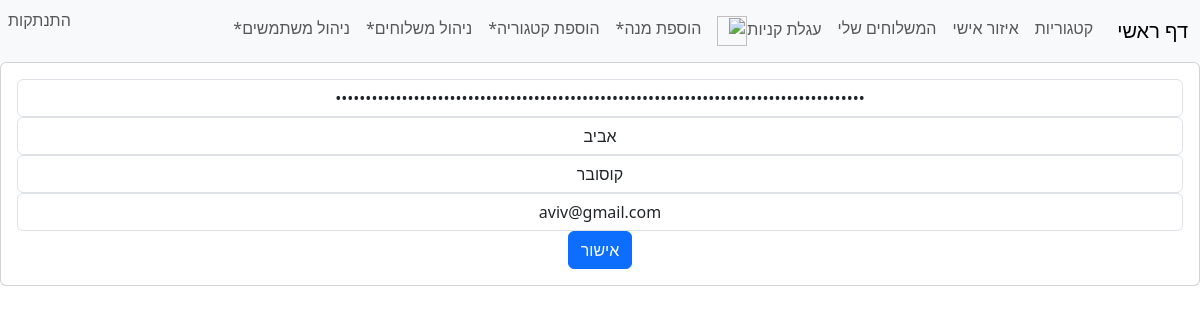
Page /edit_my_info/ (signed in) on the committed database.
### order_site/models.py (models this page shows, shortened)
class User(AbstractUser):
    username = models.CharField(blank=False, max_length=100, unique=True)
    password = models.CharField(blank=False, max_length=100)
    first_name = models.CharField(blank=False, max_length=100)
    last_name = models.CharField(blank=False, max_length=100)
    is_staff = models.BooleanField(default=False)
    email = models.EmailField(blank=False, null=True, max_length=254)

### order_site/views.py (the view, shortened to what this page needs)
# urls.py: path('edit_my_info/', views.edit_my_info, name="edit"),
@login_required(login_url="login")
def edit_my_info(request):
    return render(request, "order_site/edit_my_info.html")

### order_site/templates/order_site/edit_my_info.html (shortened to what this page needs)
{% extends 'layout.html' %} {% block content %}
<div class="card text-center">
  <div class="card-body">
    <form action="{% url 'edit' %}" method="POST">
      <div>
        <input
          type="password"
          class="form-control text-center"
          name="password"
          placeholder="סיסמה"
          value="{{user.password}}"
        />
      </div>
      <div>
        <input
          type="text"
          class="form-control text-center"
          name="first_name"
          placeholder="שם פרטי"
          value="{{user.first_name}}"
        />
      </div>
      <div>
        <input
          type="text"
          class="form-control text-center"
          name="last_name"
          placeholder="שם משפחה"
          value="{{user.last_name}}"
        />
      </div>
      <div>
        <input
          type="text"
          class="form-control text-center"
          name="email"
          placeholder="כתובת אימייל"
          value="{{user.email}}"
        />
      </div>
        <button type="submit" class="btn btn-primary">אישור</button>
      </div>
  </div>
{% endblock %}

### rows in the picture
User: first_name "אביב", last_name "קוסובר", email "aviv@gmail.com"
